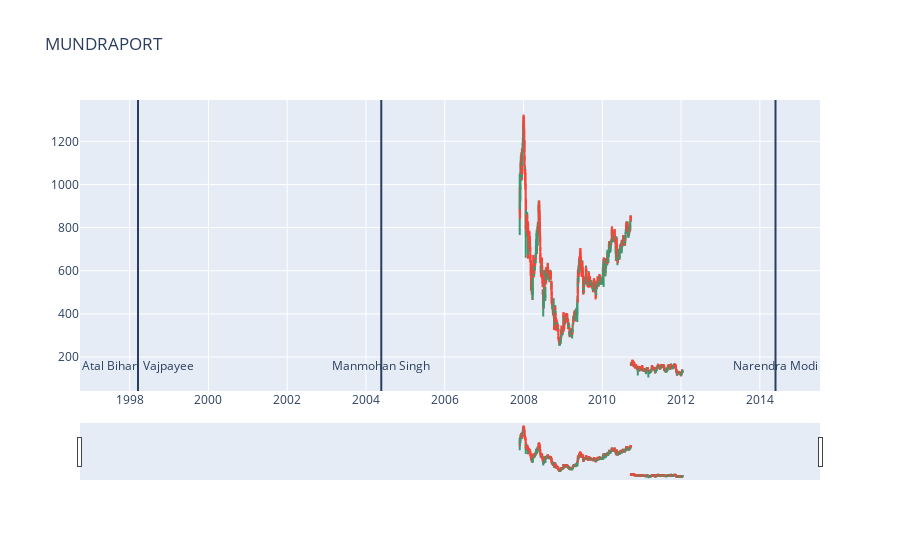

Write notebook code for a chart like this one.
### Code cell
fig = go.Figure(data=[go.Candlestick(x=stock_df['Date'],
                open=stock_df['Open'], high=stock_df['High'],
                low=stock_df['Low'], close=stock_df['Close']),
], layout=go.Layout(
    title=go.layout.Title(text=stock_name),
    shapes=[dict(
        x0=date, x1=date, y0=0, y1=1, xref='x', yref='paper',
        line_width=2) for date in finance_minister_df.drop_duplicates('Prime minister', keep="first")["Date from"]],
    annotations=[dict(
        x=data[1]["Date from"], y=0.05, xref='x', yref='paper',
        showarrow=False, yanchor='auto', text=data[1]["Prime minister"]) for data in finance_minister_df.drop_duplicates('Prime minister', keep="first").iterrows()]
))
fig.show()

### Figure 1 — Plotly figure (JSON) as saved in the notebook; plotly's stock layout.template omitted (floating-point values rounded to 4 significant figures; data arrays with more than 128 entries replaced by an {"elided": "..."} marker saying what was removed)
{"data": [{"close": {"elided": "1023 float values"}, "high": {"elided": "1023 float values"}, "low": {"elided": "1023 float values"}, "open": {"elided": "1023 float values"}, "type": "candlestick", "x": {"elided": "1023 str values"}}], "layout": {"annotations": [{"showarrow": false, "text": "Atal Bihari Vajpayee", "x": "1998-03-19T00:00:00", "xref": "x", "y": 0.05, "yanchor": "auto", "yref": "paper"}, {"showarrow": false, "text": "Manmohan Singh", "x": "2004-05-22T00:00:00", "xref": "x", "y": 0.05, "yanchor": "auto", "yref": "paper"}, {"showarrow": false, "text": "Narendra Modi", "x": "2014-05-26T00:00:00", "xref": "x", "y": 0.05, "yanchor": "auto", "yref": "paper"}], "shapes": [{"line": {"width": 2}, "x0": "1998-03-19T00:00:00", "x1": "1998-03-19T00:00:00", "xref": "x", "y0": 0, "y1": 1, "yref": "paper"}, {"line": {"width": 2}, "x0": "2004-05-22T00:00:00", "x1": "2004-05-22T00:00:00", "xref": "x", "y0": 0, "y1": 1, "yref": "paper"}, {"line": {"width": 2}, "x0": "2014-05-26T00:00:00", "x1": "2014-05-26T00:00:00", "xref": "x", "y0": 0, "y1": 1, "yref": "paper"}], "title": {"text": "MUNDRAPORT"}}}
